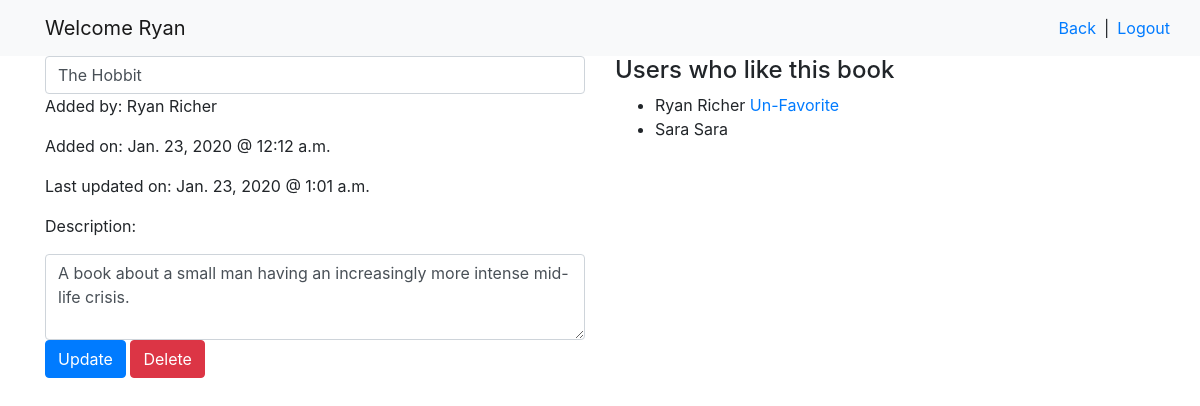
The app's page /books/1 (signed in) with its own data.
### books_app/models.py (models this page shows)
class User(models.Model):
    first_name = models.CharField(max_length=255)
    last_name = models.CharField(max_length=255)
    email = models.CharField(max_length=255)
    password = models.CharField(max_length=255)
    objects = LoginManager()
    created_at = models.DateTimeField(auto_now_add=True)
    updated_at = models.DateTimeField(auto_now=True)

class Book(models.Model):
    creator = models.ForeignKey(User, related_name="created_books", on_delete=models.CASCADE)
    favorites = models.ManyToManyField(User, related_name="favorites")
    title = models.CharField(max_length=255)
    desc = models.TextField()
    objects = BookManager()
    created_at = models.DateTimeField(auto_now_add=True)
    updated_at = models.DateTimeField(auto_now=True)

### books_app/views.py (the view, shortened to what this page needs)
# urls.py: path('books/<int:book_id>', views.show),
def show(request, book_id):
    if request.method == 'GET':
        if not request.session['userid']:
            return redirect('/')
        context = {
            'user': User.objects.get(id=request.session['userid']),
            'book': Book.objects.get(id=book_id)
        }
        return render(request, 'show.html', context)

### books_app/templates/show.html (shortened to what this page needs)
<!DOCTYPE html>
<html lang="en">
<head>
    <link rel="stylesheet" href="https://stackpath.bootstrapcdn.com/bootstrap/4.4.1/css/bootstrap.min.css">
</head>
<body>
    <nav class="navbar navbar-light bg-light">
        <div class="container">
            <a class="navbar-brand">Welcome {{ user.first_name }}</a>
            <div class="justify-content-end">
                <div class='row'>
                    <a href="/books" class="navbar-item mr-2">Back</a>
                    <span> | </span>
                    <a href="/logout" class="navbar-item ml-2">Logout</a>
                </div>
            </div>
        </div>
    </nav>
    <div class="container">
        <div class="row">
            <div class="col">
                {% if book.creator == user %}
                    <form action="/books/{{book.id}}" method="POST">
                        <input class="form-control" type="text" name="title" value="{{ book.title }}">
                {% else %}
                        <h4>{{ book.title }}</h4>
                {% endif %}
                <p>Added by: {{book.creator.first_name}} {{book.creator.last_name}}</p>
                <p>Added on: {{book.created_at|date:"N d, Y @ g:h a"}}</p>
                <p>Last updated on: {{book.updated_at|date:"N d, Y @ g:h a"}}</p>
                {% if book.creator == user %}
                        <p>Description: </p>
                        <textarea class="form-control" name="desc" rows="3">{{ book.desc }}</textarea>
                        <button type="submit" class="btn btn-primary">Update</button>
                        <a href="/delete/{{book.id}}" class="btn btn-danger">Delete</a>
                    </form>
                {% else %}
                    <p>Description: </p>
                    <p>{{ book.desc }}</p>
                {% endif %}
            </div>
            <div class="col">
                <h4>Users who like this book</h4>
                <ul>
                    {% for fav_user in book.favorites.all %}
                    <li>{{fav_user.first_name}} {{fav_user.last_name}} {% if fav_user.id == user.id %} <a href="/unfavorite/{{book.id}}">Un-Favorite</a> {% endif %}</li>
                    {% endfor %}
                </ul>
            </div>
        </div>
    </div>
</body>
</html>

### records on screen
User: first_name "Ryan", last_name "Richer"
Book: title "The Hobbit", creator.first_name "Ryan", creator.last_name "Richer", created_at "Jan. 23, 2020 @ 12:12 a.m.", updated_at "Jan. 23, 2020 @ 1:01 a.m.", desc "A book about a small man having an increasingly more intense mid-life crisis."
User: first_name "Sara", last_name "Sara"
